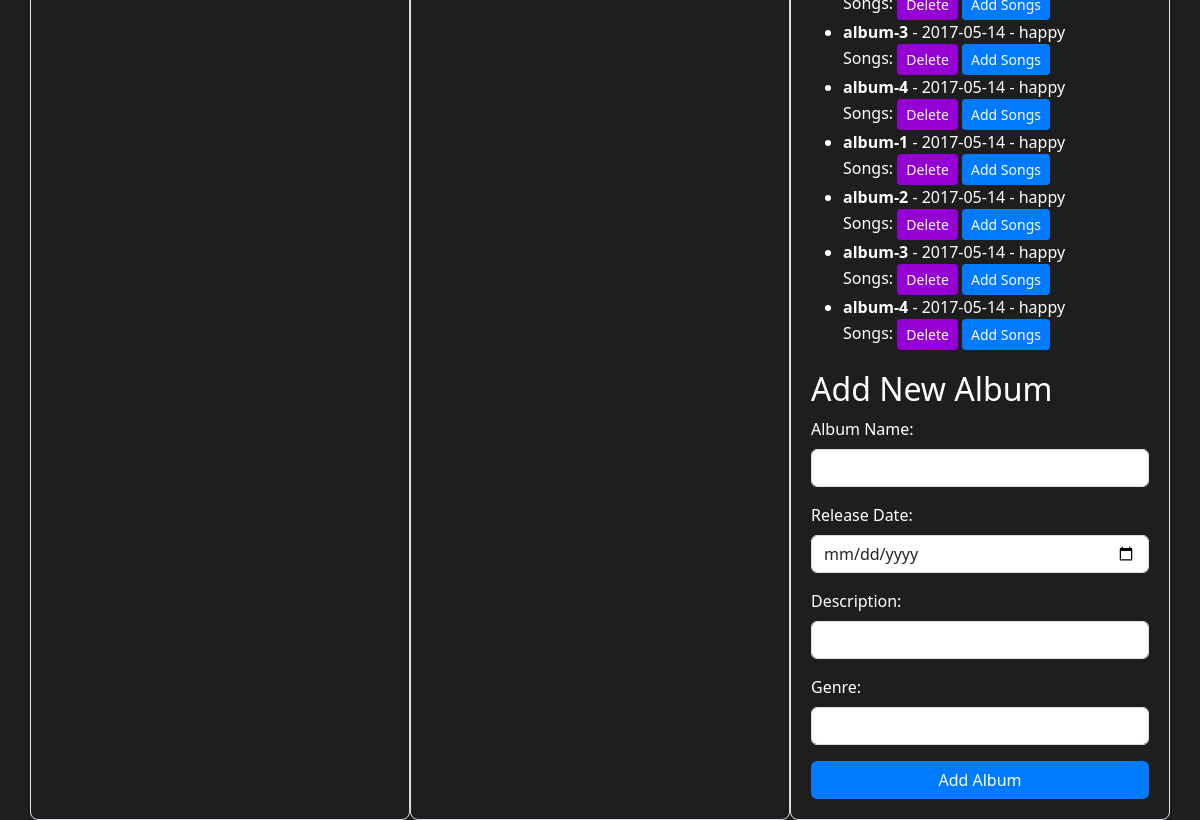
/artist_page (signed in, lower part), run on an earlier commit of the app's database.
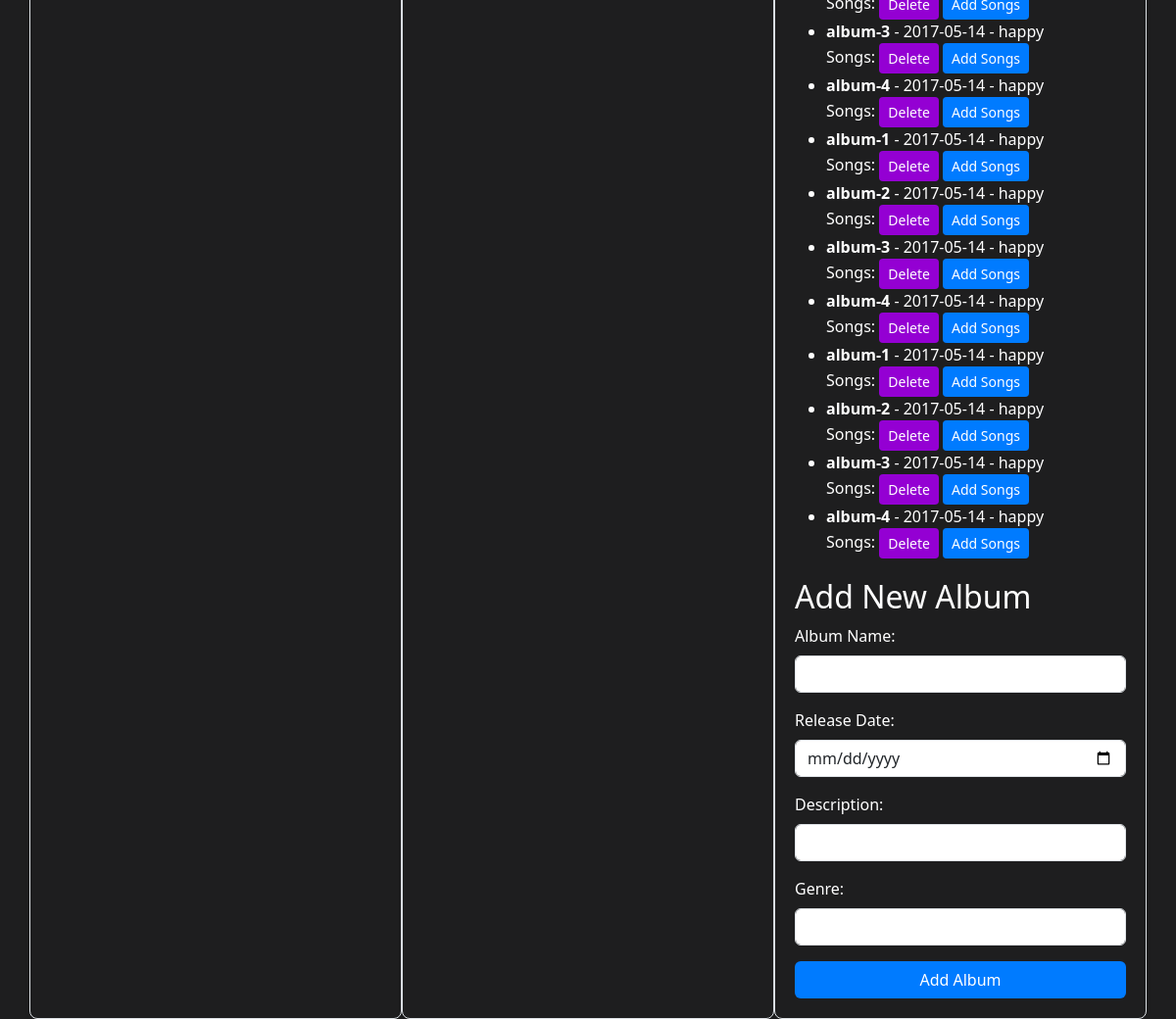
And on a later commit of the database.
### tables this page shows
CREATE TABLE ALBUM (
                album_id INTEGER PRIMARY KEY AUTOINCREMENT,
                name TEXT,
                release_date DATE,
                genre TEXT,
                user_id TEXT ,
                FOREIGN KEY (user_id) REFERENCES USERS (user_id)
            );

### app.py (the view, shortened to what this page needs)
@app.route("/artist_page", methods=["GET", "POST"])
def artist_page():
    if "user_id" in session and session.get("is_artist"):
        user_id = session["user_id"]
        try:
            with sqlite3.connect("database.db") as connect:
                cursor = connect.cursor()
                cursor.execute(
                    "SELECT concert_id, name, date, price, ticket_number FROM concerts WHERE user_id = ?",
                    (user_id,),
                )
                concerts = cursor.fetchall()
                cursor.execute(
                    "SELECT song_id, name, album_id, release_date, genre, duration, is_limited FROM songs WHERE user_id = ?",
                    (user_id,),
                )
                songs = cursor.fetchall()
                cursor.execute(
                    "SELECT album_id, name, release_date, genre FROM ALBUM WHERE user_id = ?",
                    (user_id,),
                )
                albums = cursor.fetchall()
            return render_template(
                "artist.html",
                concerts=concerts,
                songs=songs,
                albums=albums,
                user_id=user_id,
            )
        except Exception as e:
            logging.error(f"Error fetching artist page: {e}")
            flash("An error occurred while fetching the artist page.")
            return redirect(url_for("user"))
    else:
        flash("Access denied: You are not an artist.")
        return redirect(url_for("user"))

### templates/artist.html (shortened to what this page needs)
<!DOCTYPE html>
<html lang="en">
  <head>
    <link
      href="https://stackpath.bootstrapcdn.com/bootstrap/4.5.2/css/bootstrap.min.css"
      rel="stylesheet"
    />
    <link
      href="https://cdn.jsdelivr.net/npm/bootstrap@5.3.3/dist/css/bootstrap.min.css"
      rel="stylesheet"
    />
  </head>
  <body>
    <div class="container">
      <div class="row">
        <div class="col-md-4 grid-item">
        </div>
        <div class="col-md-4 grid-item">
        </div>
        <div class="col-md-4 grid-item">
          <ul>
            {% for album in albums %}
            <li>
              <b>{{ album[1] }}</b> - {{ album[2] }} - {{ album[3] }}<br />
              Songs: {{ album[4] | safe }}
              <form
                action="{{ url_for('artist_page') }}"
                method="POST"
                class="d-inline"
              >
                <button class="btn btn-delete btn-sm" type="submit">
                  Delete
                </button>
              </form>
              <button
                class="btn btn-add-song btn-sm"
                onclick="showAddSongForm({{ album[0] }})"
              >
                Add Songs
              </button>
            </li>
            {% endfor %}
          </ul>
          <div class="form-container">
            <h2>Add New Album</h2>
            <form action="{{ url_for('artist_page') }}" method="POST">
              <div class="form-group">
                <label for="album_name">Album Name:</label>
                <input
                  type="text"
                  id="album_name"
                  name="album_name"
                  class="form-control"
                  required
                />
              </div>
              <div class="form-group">
                <label for="album_release_date">Release Date:</label>
                <input
                  type="date"
                  id="album_release_date"
                  name="album_release_date"
                  class="form-control"
                  required
                />
              </div>
              <div class="form-group">
                <label for="description">Description:</label>
                <input
                  type="text"
                  id="description"
                  name="description"
                  class="form-control"
                  required
                />
              </div>
              <div class="form-group">
                <label for="genre">Genre:</label>
                <input
                  type="text"
                  id="genre"
                  name="genre"
                  class="form-control"
                  required
                />
              </div>
              <button class="btn btn-submit btn-block" type="submit">
                Add Album
              </button>
            </form>
          </div>
        </div>
      </div>
    </div>
  </body>
</html>

### templates/artist.html (style rules this page uses)
body { background-color: #1e1e1f; color: #ffffff; }
.container { margin-top: 20px; }
.grid-item { background-color: #1e1e1f; padding: 20px; border: 1px solid #dee2e6; border-radius: 8px; box-shadow: 0 2px 4px rgba(0, 0, 0, 0.1); }
.form-container { margin-top: 20px; }
.btn-delete { background-color: #9400d3; color: white; }

What changed in the data, as far as the page shows it:
added ALBUM: name "album-1", release_date "2017-05-14", genre "happy"
added ALBUM: name "album-2", release_date "2017-05-14", genre "happy"
added ALBUM: name "album-3", release_date "2017-05-14", genre "happy"
added ALBUM: name "album-4", release_date "2017-05-14", genre "happy"
